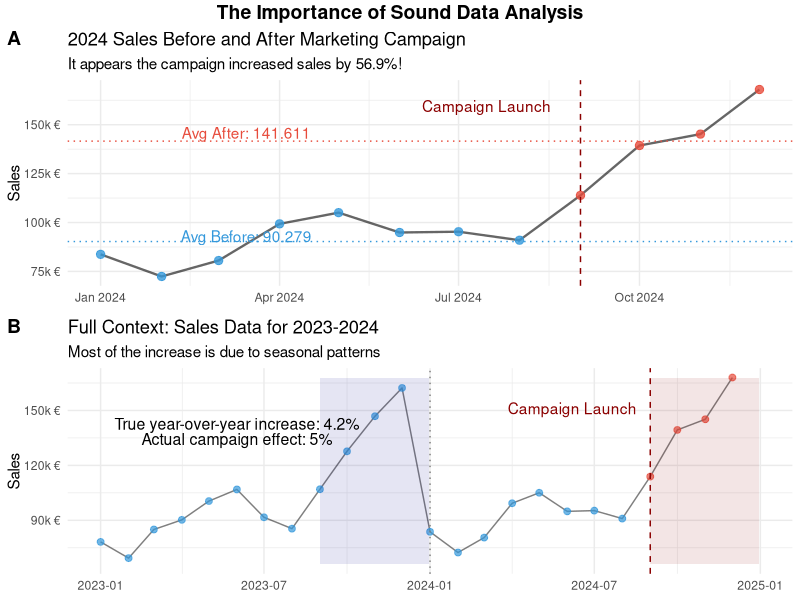
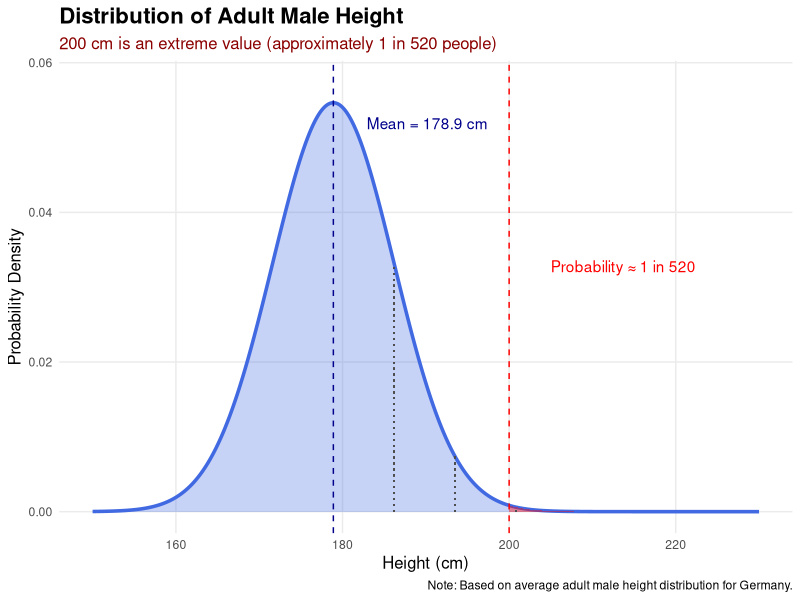
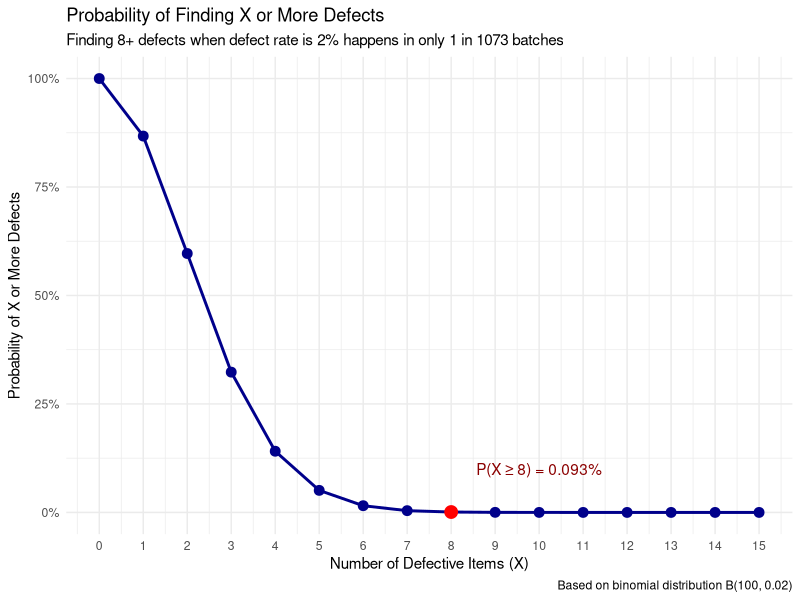
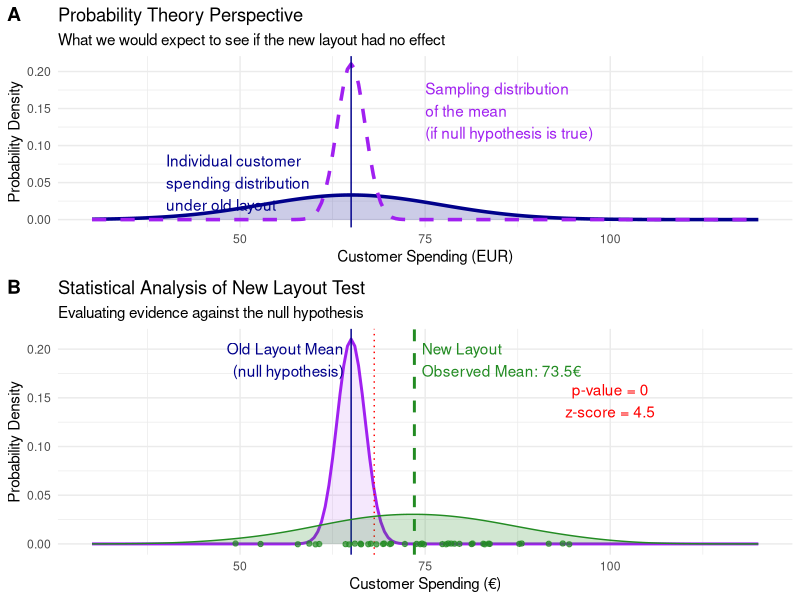

Write the R code that produced these figures, in order.
## ---- chunk 1
#| code-summary: "Packages used for R examples"
library(dplyr)
library(tidyr)
library(ggplot2)
library(ggpubr)
library(kableExtra)
## ---- chunk 2
#| code-summary: "Creating the dataset used in example"
# Set seed for reproducibility
set.seed(123)

# Create monthly dates for a 2-year period
dates <- seq(as.Date("2023-01-01"), as.Date("2024-12-01"), by = "month")
month <- format(dates, "%m")
year <- format(dates, "%Y")

# Create a seasonal pattern (higher in Q4, lower in Q1)
seasonal_factor <- c(0.8, 0.7, 0.8, 0.9, 1.0, 1.0, 0.9, 0.9, 1.1, 1.3, 1.4, 1.6)
monthly_effect <- seasonal_factor[as.numeric(month)]

# Base sales with year-over-year growth and seasonal effects
base_sales <- 100000 * (1 + 0.03 * (as.numeric(year) - 2023)) * monthly_effect
# Add random noise
sales <- base_sales * rnorm(length(dates), mean = 1, sd = 0.04)

# Create campaign effect (after September 2024)
# campaign effect is  5%, starts right before seasonal upswing
campaign_date <- as.Date("2024-09-01")
campaign_effect <- ifelse(dates >= campaign_date, 1.05, 1)

# Apply campaign effect to get final sales
final_sales <- sales * campaign_effect

# Create data frame
sales_data <- data.frame(
  date = dates,
  month = month,
  year = year,
  sales = round(final_sales),
  campaign = dates >= campaign_date
)


## ---- chunk 3
#| code-summary: "R code for the visualization"
#| label: fig-campaign
#| fig-cap: "The apparent effect of a marketing campaign!"
#| fig.height: 7
#| fig.width: 9
blue_col <- "#3498db"
red_col <- "#e74c3c"

# Get only 2024 data for the first plot
sales_data_2024 <- filter(sales_data, year == "2024")

# Calculate misleading metrics someone might report (2024 only)
mean2024_before_campaign<- mean(filter(sales_data_2024, !campaign)$sales)
mean2024_after_campaign <- mean(filter(sales_data_2024, campaign)$sales)
naive_increase_2024 <- (
  mean2024_after_campaign / mean2024_before_campaign - 1) * 100
corrected_increase <- sales_data |>
  filter(month %in% filter(sales_data_2024, campaign)$month) |>
  summarise(avg_sales=mean(sales), .by = year) |>
  pivot_wider(names_from = "year", values_from = "avg_sales") |>
  mutate(increase=(`2024` / `2023` - 1) *100) |>
  pull("increase")

# Plot 1: 2024-only view
plot_2024 <- ggplot(sales_data_2024, aes(x = date, y = sales)) +
  geom_line(alpha = 0.6, linewidth = 0.8) +
  geom_point(aes(color = campaign), alpha = 0.8, size = 2.5) +
  geom_vline(
    xintercept = as.Date("2024-09-01"),
    linetype = "dashed", color = "darkred"
  ) +
  # Add annotation for campaign launch
  annotate("text",
    x = as.Date("2024-09-01") - 15, y = max(sales_data_2024$sales) * 0.95,
    label = "Campaign Launch", hjust = 1, color = "darkred"
  ) +
  # Add horizontal line for average before
  geom_hline(
    yintercept = mean2024_before_campaign, linetype = "dotted", color = blue_col
    ) +
  annotate("text",
    x = as.Date("2024-03-15"), y = mean2024_before_campaign * 1.03,
    label = paste0("Avg Before: ", 
                   format(round(mean2024_before_campaign), 
                          big.mark = ".", 
                          decimal.mark = ",")
                   ),
    color = blue_col
  ) +
  # Add horizontal line for average after
  geom_hline(
    yintercept = mean2024_after_campaign, linetype = "dotted", color = red_col
    ) +
  annotate("text",
    x = as.Date("2024-03-15"), y = mean2024_after_campaign * 1.03,
    label = paste0("Avg After: ", 
                   format(round(mean2024_after_campaign), 
                          big.mark = ".", 
                          decimal.mark = ",")),
    color = red_col
  ) +
  # Add title and labels
  labs(
    title = "2024 Sales Before and After Marketing Campaign",
    subtitle = paste0(
      "It appears the campaign increased sales by ",
      round(naive_increase_2024, 1), "%!"
    ),
    x = "Month (2024)",
    y = "Sales",
    color = "After Campaign Launch"
  ) +
  # Styling options
  scale_color_manual(
    values = c("FALSE" = blue_col, "TRUE" = red_col)
    ) +
  scale_y_continuous(
    labels = scales::number_format(scale = 0.001, suffix = "k €")
    ) +
  theme_minimal() +
  theme(legend.position = "none", axis.title.x = element_blank())

# Plot 2: The full context with both years
plot_full <- ggplot(sales_data, aes(x = date, y = sales)) +
  geom_line(alpha = 0.5) +
  geom_point(aes(color = campaign), alpha = 0.7, size = 2) +
  geom_vline(
    xintercept = as.Date("2024-09-01"),
    linetype = "dashed", color = "darkred"
  ) +
  geom_vline(
    xintercept = as.Date("2024-01-01"),
    linetype = "dotted", color = "gray50"
  ) +
  annotate("text",
    x = as.Date("2024-09-01") - 15, y = max(sales_data$sales) * 0.9,
    label = "Campaign Launch", hjust = 1, color = "darkred"
  ) +
  annotate("rect",
    xmin = as.Date("2023-09-01"), xmax = as.Date("2023-12-31"),
    ymin = min(sales_data$sales) * 0.95, ymax = max(sales_data$sales),
    alpha = 0.1, fill = "darkblue"
  ) +
  annotate("rect",
    xmin = as.Date("2024-09-01"), xmax = as.Date("2024-12-31"),
    ymin = min(sales_data$sales) * 0.95, ymax = max(sales_data$sales),
    alpha = 0.1, fill = "darkred"
  ) +
  annotate("text",
    x = as.Date("2023-06-01"), y = max(sales_data$sales) * 0.85,
    label = paste0("True year-over-year increase: ", 
                   round(corrected_increase, 1)  , "%"),
    color = "black", size = 4
  ) +
  annotate("text",
    x = as.Date("2023-06-01"), y = max(sales_data$sales) * 0.8,
    label = "Actual campaign effect: 5%",
    color = "black", size = 4
  ) +
  labs(
    title = "Full Context: Sales Data for 2023-2024",
    subtitle = "Most of the increase is due to seasonal patterns",
    x = "Month",
    y = "Sales",
    color = "After Campaign Launch"
  ) +
  # Styling options
  scale_color_manual(
    values = c("FALSE" = blue_col, "TRUE" = red_col)
    ) +
  scale_y_continuous(
    labels = scales::number_format(scale = 0.001, suffix = "k €")
    ) +
  theme_minimal() +
  theme(legend.position = "none", axis.title.x = element_blank())

# Combine the plots
combined_plot <- ggarrange(plot_2024, plot_full,
  labels = c("A", "B"),
  ncol = 1, nrow = 2,
  legend = "none"
)

# Add an overall title
combined_plot <- annotate_figure(
  combined_plot,
  top = text_grob("The Importance of Sound Data Analysis",
    face = "bold", size = 14
  )
)
combined_plot
## ---- chunk 4
#| code-summary: "R code to compute change for being 200cm or higher"

mean_height <- 178.9 # Mean height of German men
sd_height <- 7.3  # Standard deviation

# Create a data frame for the distribution
height_range <- seq(150, 230, by = 0.1)
height_density <- dnorm(height_range, mean = mean_height, sd = sd_height)

height_df <- data.frame(
  height = height_range,
  density = height_density
)

# Calculate the probability of being 200 cm or taller
prob_200_plus <- pnorm(
  q = 200, mean = mean_height, sd = sd_height, lower.tail = FALSE)
approx_odds <- round(1 / prob_200_plus)
## ---- chunk 5
#| code-summary: "R code for the visualization"
#| label: fig-height
#| fig-cap: "The apparent effect of a marketing campaign!"

ggplot(height_df, aes(x = height, y = density)) +
  geom_line(size = 1.2, color = "royalblue") +
  geom_area(fill = "royalblue", alpha = 0.3) +
  
  geom_vline(xintercept = mean_height, linetype = "dashed", color = "darkblue") +
  annotate("text", x = mean_height + 4, y = max(height_density) * 0.95, 
           label = paste0("Mean = ", mean_height, " cm"), 
           hjust = 0, color = "darkblue") +
  
  geom_vline(xintercept = 200, linetype = "dashed", color = "red") +
  
  geom_area(data = subset(height_df, height >= 200),
            fill = "red", alpha = 0.4) +
  
  # Add probability annotation
  annotate("text", x = 205, y = max(height_density) * 0.6,
           label = paste0("Probability ≈ 1 in ", format(approx_odds, big.mark=",")),
           color = "red", hjust = 0.0) +
  
  # Add standard deviation markers
  geom_segment(aes(x = mean_height + sd_height, xend = mean_height + sd_height, 
                  y = 0, yend = dnorm(mean_height + sd_height, mean = mean_height, sd = sd_height)),
              linetype = "dotted", color = "gray30") +
  geom_segment(aes(x = mean_height + 2*sd_height, xend = mean_height + 2*sd_height, 
                  y = 0, yend = dnorm(mean_height + 2*sd_height, mean = mean_height, sd = sd_height)),
              linetype = "dotted", color = "gray30") +
  geom_segment(aes(x = mean_height + 3*sd_height, xend = mean_height + 3*sd_height, 
                  y = 0, yend = dnorm(mean_height + 3*sd_height, mean = mean_height, sd = sd_height)),
              linetype = "dotted", color = "gray30") +
  
  # Add titles and labels
  labs(
    title = "Distribution of Adult Male Height",
    subtitle = paste0("200 cm is an extreme value (approximately 1 in ", 
                     format(approx_odds, big.mark=","), " people)"),
    x = "Height (cm)",
    y = "Probability Density",
    caption = "Note: Based on average adult male height distribution for Germany."
  ) +
  
  # Set theme and appearance
  theme_minimal() +
  theme(
    plot.title = element_text(face = "bold", size = 16),
    plot.subtitle = element_text(color = "darkred", size = 12),
    axis.title = element_text(size = 12),
    panel.grid.minor = element_blank()
  ) +
  
  # Set axis limits to focus on the relevant part of the distribution
  coord_cartesian(xlim = c(150, 230), ylim = c(0, max(height_density) * 1.05))
## ---- chunk 6
#| code-summary: "R code to compute expected defects"
#| label: tab-defects
#| fig-cap: "The likelihoods of seeing different numbers of defect items."

# Define parameters
batch_size <- 100     # Number of items in a batch
defect_rate <- 0.02   # Probability of a defective item (2%)
observed_defects <- 8 # Number of defects found in a batch

# Create a table of probabilities for different numbers of defects
defect_probs <- tibble(
  defects = 0:15,  # Range of possible defects to consider
  
  # Calculate exact probability for each number of defects
  exact_prob = dbinom(defects, size = batch_size, prob = defect_rate),
  
  # Calculate probability of seeing AT LEAST this many defects
  cumulative_prob = pbinom(defects - 1, size = batch_size, prob = defect_rate, 
                           lower.tail = FALSE),
  
  # Format probabilities as percentages
  exact_prob_pct = scales::percent(exact_prob, accuracy = 0.001),
  cumulative_prob_pct = scales::percent(cumulative_prob, accuracy = 0.001),
  
  # Calculate the odds (1 in X) for at least this many defects
  odds = ifelse(cumulative_prob > 0, round(1/cumulative_prob), Inf)
)

# Table showing key probabilities (first 11 rows)
defect_table <- defect_probs %>%
  filter(defects <= 10) %>%
  select(defects, exact_prob_pct, cumulative_prob_pct, odds) %>%
  rename(
    "Defects" = defects,
    "Exact Probability" = exact_prob_pct,
    "P(X ≥ Defects)" = cumulative_prob_pct,
    "Odds (1 in X)" = odds
  )

# Display the table
kable(defect_table)

## ---- chunk 7
#| code-summary: "R code for the visualization"
#| label: fig-defects
#| fig-cap: "The likelihoods of seeing different numbers of defect items."
# Create visualization of the probability distribution
ggplot(defect_probs %>% filter(defects <= 15), 
       aes(x = defects, y = cumulative_prob)) +
  # Add line for cumulative probability
  geom_line(color = "darkblue", size = 1) +
  
  # Add points
  geom_point(color = "darkblue", size = 3) +
  
  # Highlight the observed value (8 defects)
  geom_point(data = defect_probs %>% filter(defects == 8), 
             color = "red", size = 4) +
  
  # Add shading for area of interest (≥ 8 defects)
  geom_area(data = defect_probs %>% filter(defects >= 8), 
            fill = "red", alpha = 0.3) +
  
  # Add annotation for probability
  annotate("text", x = 10, y = 0.1,
           label = paste0("P(X ≥ 8) = ", 
                          defect_probs$cumulative_prob_pct[defect_probs$defects == 8]),
           color = "darkred") +
  
  # Add titles and labels
  labs(
    title = "Probability of Finding X or More Defects",
    subtitle = paste0("Finding 8+ defects when defect rate is 2% happens in only 1 in ", 
                      defect_probs$odds[defect_probs$defects == 8], " batches"),
    x = "Number of Defective Items (X)",
    y = "Probability of X or More Defects",
    caption = "Based on binomial distribution B(100, 0.02)"
  ) +
  
  # Customize the appearance
  theme_minimal() +
  
  # Set y-axis as percentage
  scale_y_continuous(labels = scales::percent_format()) +
  
  # Set x-axis to show only whole numbers of defects
  scale_x_continuous(breaks = 0:15)
## ---- chunk 8
#| code-summary: "R code for the visualization"
#| label: fig-store
#| fig-cap: "How to use probability theory and statistics in conjunction."
#| fig.height: 7
#| fig.width: 10
# Set seed for reproducibility
set.seed(123)

# Define parameters
old_mean <- 65             # Mean spending with old layout (€)
old_sd <- 12               # Standard deviation with old layout (€)
n_customers <- 40          # Sample size for new layout test

# Generate spending range for theoretical distributions
spending_range <- seq(30, 120, by = 0.5)

# Calculate standard error for the sample mean
se <- old_sd / sqrt(n_customers)

# Create a data frame for theoretical distributions
theory_df <- tibble(
  spending = spending_range,
  # Distribution of individual customer spending
  null_density = dnorm(spending_range, mean = old_mean, sd = old_sd),
  # Sampling distribution of the mean
  sampling_density = dnorm(spending_range, mean = old_mean, sd = se)
)

# Create Panel A: Probability theory perspective
theory_plot <- ggplot(theory_df) +
  # Add the null hypothesis distribution (individual customers)
  geom_line(aes(x = spending, y = null_density), 
            color = "darkblue", size = 1.2) +
  geom_area(aes(x = spending, y = null_density), 
            fill = "darkblue", alpha = 0.2) +
  
  # Add the sampling distribution of the mean (what we'd expect if H0 is true)
  geom_line(aes(x = spending, y = sampling_density), 
            color = "purple", size = 1.2, linetype = "dashed") +
  
  # Add vertical line for baseline (old layout) mean
  geom_vline(xintercept = old_mean, linetype = "solid", color = "darkblue") +

  # Add labels and title
  labs(
    title = "Probability Theory Perspective",
    subtitle = "What we would expect to see if the new layout had no effect",
    x = "Customer Spending (EUR)",
    y = "Probability Density"
  ) +
  
  # Add annotations explaining the distributions
  annotate("text", x = 40, y = max(theory_df$null_density) * 1.5,
           label = "Individual customer\nspending distribution\nunder old layout",
           color = "darkblue", hjust = 0) +
  annotate("text", x = 75, y = max(theory_df$sampling_density) * 0.7,
           label = "Sampling distribution\nof the mean\n(if null hypothesis is true)",
           color = "purple", hjust = 0) +
  
  # Customize theme
  theme_minimal()

# Statistics perspective:

# Create the actual observed data (simulated for this example)
# We'll assume the new layout has an actual effect of +8€
actual_effect <- 8
new_layout_data <- tibble(
  spending = rnorm(n_customers, mean = old_mean + actual_effect, sd = old_sd),
  layout = "New Layout Test"
)

# Calculate observed sample mean from new layout test
observed_mean <- mean(new_layout_data$spending)

# Calculate z-score for the observed mean
z_score <- (observed_mean - old_mean) / se

# Calculate p-value (one-tailed test)
p_value <- pnorm(z_score, lower.tail = FALSE)

# Create Panel B: Statistical analysis of the actual data
data_plot <- ggplot() +
  # Add sampling distribution under null hypothesis
  geom_line(data = theory_df, aes(x = spending, y = sampling_density), 
            color = "purple", size = 1) +
  geom_area(data = theory_df, aes(x = spending, y = sampling_density), 
            fill = "purple", alpha = 0.1) +
  
  # Add vertical line for null hypothesis (old layout mean)
  geom_vline(xintercept = old_mean, linetype = "solid", color = "darkblue") +
  annotate("text", x = old_mean - 1, y = max(theory_df$sampling_density) * 0.9, 
           label = "Old Layout Mean\n(null hypothesis)", hjust = 1, color = "darkblue") +
  
  # Add critical value line
  geom_vline(xintercept = old_mean + qnorm(0.95) * se, 
             linetype = "dotted", color = "red") +
  
  # Add the observed mean from our new layout test
  geom_vline(xintercept = observed_mean, linetype = "dashed", 
             color = "forestgreen", size = 1) +
  annotate("text", x = observed_mean + 1, y = max(theory_df$sampling_density) * 0.9, 
           label = paste0("New Layout\nObserved Mean: ", round(observed_mean, 1), "€"), 
           hjust = 0, color = "forestgreen") +
  
  # Add individual data points at the bottom for visual context
  geom_jitter(data = new_layout_data, aes(x = spending, y = 0), 
              height = 0.0005, color = "forestgreen", alpha = 0.7) +
  
  geom_density(data = new_layout_data, aes(x = spending), 
             color = "forestgreen", fill = "forestgreen", alpha = 0.2, adjust = 1.5) +
  
  # Shade the p-value region
  geom_area(data = filter(theory_df, spending >= observed_mean), 
            aes(x = spending, y = sampling_density), fill = "red", alpha = 0.3) +
  
  # Add annotation for p-value
  annotate("text", x = 100, y = max(theory_df$sampling_density) * 0.7,
           label = paste0("p-value = ", round(p_value, 4), "\n",
                          "z-score = ", round(z_score, 2)),
           color = "red", hjust = 0.5) +
  
  # Add title and labels
  labs(
    title = "Statistical Analysis of New Layout Test",
    subtitle = paste0("Evaluating evidence against the null hypothesis"),
    x = "Customer Spending (€)",
    y = "Probability Density"
  ) +
  
  # Customize theme
  theme_minimal()

# Combine the plots
ggarrange(
  theory_plot, data_plot,
  ncol = 1, nrow = 2,
  labels = c("A", "B"),
  heights = c(1, 1.2)
)
